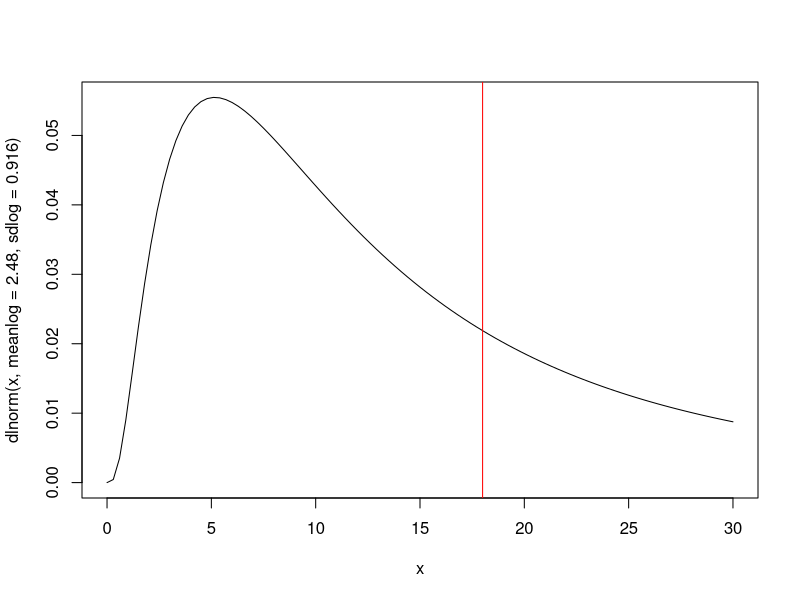
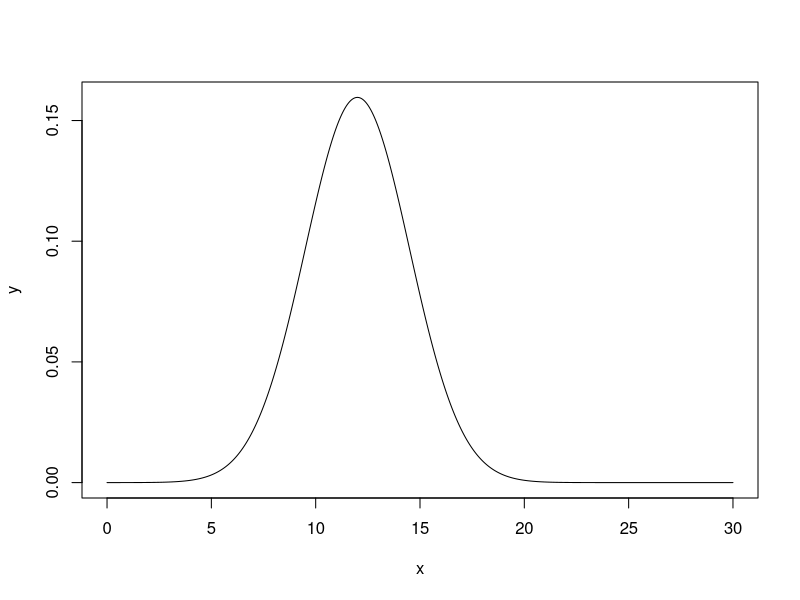
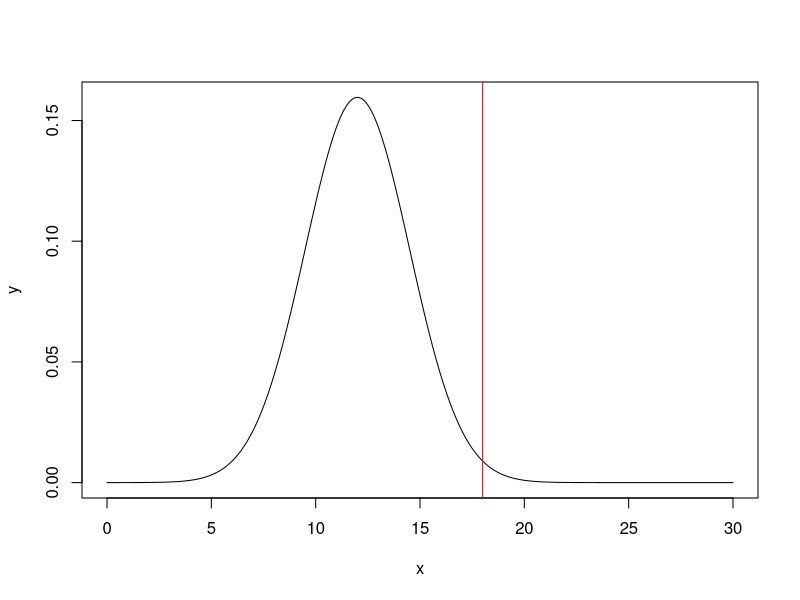

These figures' R source, in order:
install.packages("MASS")
library(ggplot2)
library(MASS)

# log normal distribution
curve(dlnorm(x, meanlog=2.48, sdlog=0.916), from=0, to=30)
abline(v=18, col="red")
plnorm(18, meanlog=2.48, sdlog=0.916)


# normal distribution

x <- seq(0, 30, length=1000)

y <- dnorm(x, mean=12, sd=2.5)



plot(x, y, type="l")

plot(x,y, type = "l",  xlim = c(0, 30))
abline(v=18, col="red")

pnorm(18, mean=12, sd=2.5)
